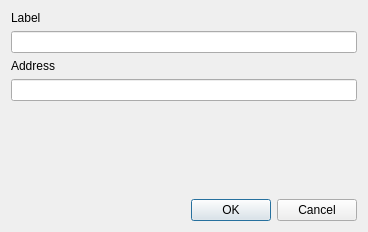
<?xml version="1.0" encoding="UTF-8"?>
<ui version="4.0">
 <class>AddAddressDialog</class>
 <widget class="QDialog" name="AddAddressDialog">
  <property name="geometry">
   <rect>
    <x>0</x>
    <y>0</y>
    <width>368</width>
    <height>232</height>
   </rect>
  </property>
  <property name="minimumSize">
   <size>
    <width>368</width>
    <height>200</height>
   </size>
  </property>
  <property name="windowTitle">
   <string>Add new entry</string>
  </property>
  <layout class="QFormLayout" name="formLayout">
   <property name="fieldGrowthPolicy">
    <enum>QFormLayout::AllNonFixedFieldsGrow</enum>
   </property>
   <item row="0" column="0" colspan="2">
    <widget class="QLabel" name="label_2">
     <property name="text">
      <string>Label</string>
     </property>
    </widget>
   </item>
   <item row="2" column="0" colspan="2">
    <widget class="QLineEdit" name="lineEditLabel"/>
   </item>
   <item row="4" column="0">
    <widget class="QLabel" name="label">
     <property name="text">
      <string>Address</string>
     </property>
    </widget>
   </item>
   <item row="5" column="0" colspan="2">
    <widget class="QLineEdit" name="lineEditAddress"/>
   </item>
   <item row="6" column="0" colspan="2">
    <widget class="QLabel" name="labelAddressCheck">
     <property name="text">
      <string/>
     </property>
     <property name="wordWrap">
      <bool>true</bool>
     </property>
    </widget>
   </item>
   <item row="8" column="1">
    <widget class="QDialogButtonBox" name="buttonBox">
     <property name="orientation">
      <enum>Qt::Horizontal</enum>
     </property>
     <property name="standardButtons">
      <set>QDialogButtonBox::Cancel|QDialogButtonBox::Ok</set>
     </property>
    </widget>
   </item>
   <item row="7" column="1">
    <spacer name="verticalSpacer">
     <property name="orientation">
      <enum>Qt::Vertical</enum>
     </property>
     <property name="sizeHint" stdset="0">
      <size>
       <width>20</width>
       <height>40</height>
      </size>
     </property>
    </spacer>
   </item>
  </layout>
 </widget>
 <resources/>
 <connections>
  <connection>
   <sender>buttonBox</sender>
   <signal>accepted()</signal>
   <receiver>AddAddressDialog</receiver>
   <slot>accept()</slot>
   <hints>
    <hint type="sourcelabel">
     <x>360</x>
     <y>234</y>
    </hint>
    <hint type="destinationlabel">
     <x>157</x>
     <y>256</y>
    </hint>
   </hints>
  </connection>
  <connection>
   <sender>buttonBox</sender>
   <signal>rejected()</signal>
   <receiver>AddAddressDialog</receiver>
   <slot>reject()</slot>
   <hints>
    <hint type="sourcelabel">
     <x>360</x>
     <y>240</y>
    </hint>
    <hint type="destinationlabel">
     <x>286</x>
     <y>256</y>
    </hint>
   </hints>
  </connection>
 </connections>
</ui>
